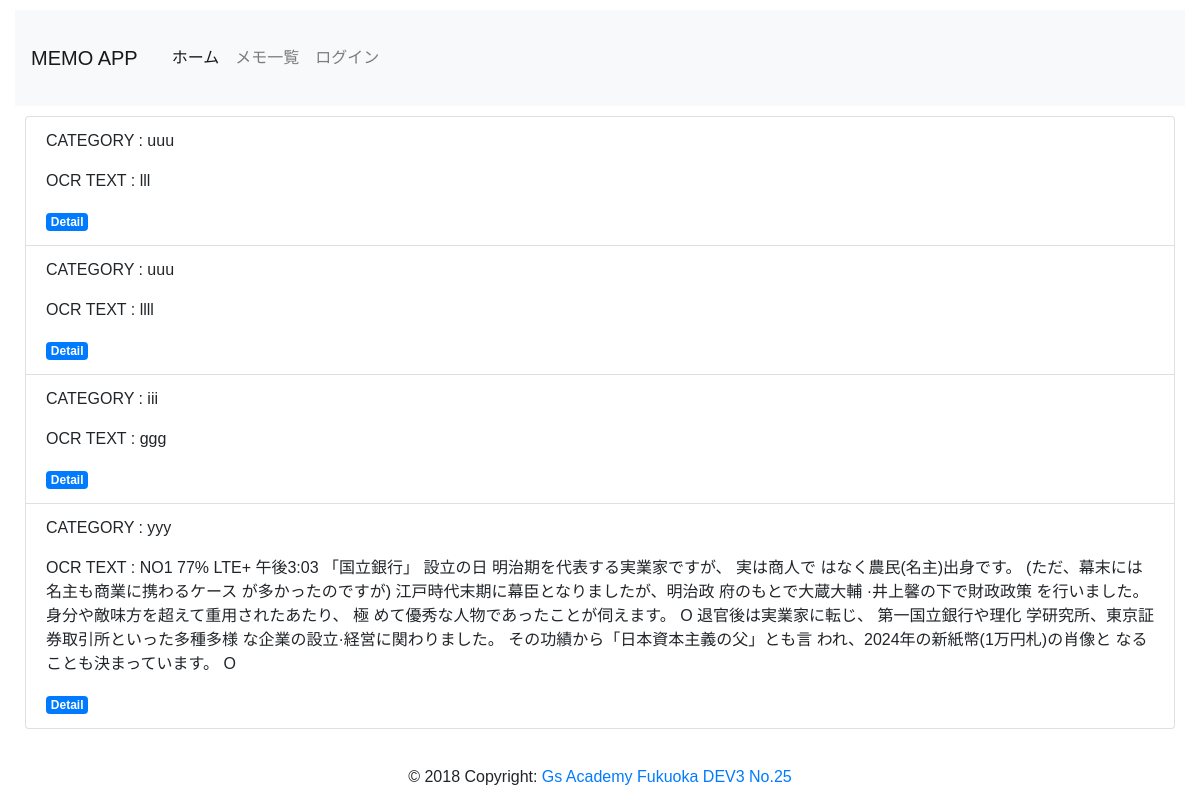
Screenshot of /select_nologin.php with the database file from the repository.
### tables this page shows
CREATE TABLE `php02_table` (
  `id` int(12) NOT NULL,
  `category` varchar(64) NOT NULL,
  `hashtag` text NOT NULL,
  `rating` text NOT NULL,
  `ocrtext` text,
  `indate` datetime NOT NULL
);

### select_nologin.php (the view, shortened to what this page needs)
<?php
$pdo = db_conn();
$sql = 'SELECT*FROM php02_table';
$stmt = $pdo->prepare($sql);
$status = $stmt->execute();
$view = '';
if ($status == false) {
    $error = $stmt->errorInfo();
    exit('sqlError:' . $error[2]);
} else {
    while ($result = $stmt->fetch(PDO::FETCH_ASSOC)) {
        $view .= '<li class="list-group-item">';
        $view .= '<p>' . "CATEGORY :" . "  " . $result['category'] . '</p>';
        $view .= '<p>' . "OCR TEXT :" . "  " . $result['ocrtext'] . '</p>';
        $view .= '<a href="detail_nologin.php?id=' . $result[id] . '" class="badge badge-primary">Detail</a>';
        $view .= '</li>';
    }
};
?>
<!DOCTYPE html>
<html lang="ja">
<head>
    <link rel="stylesheet" href="https://stackpath.bootstrapcdn.com/bootstrap/4.3.1/css/bootstrap.min.css">
    <link rel="stylesheet" href="style.css">
</head>
<body>
    <div class="container-fluid">
        <nav class="navbar navbar-expand-lg navbar-light bg-light">
            <a class="navbar-brand" href="#">MEMO APP</a>
            <div class="collapse navbar-collapse" id="navbarNavAltMarkup">
                <div class="navbar-nav">
                    <a class="nav-item nav-link active" href="index.php">ホーム<span class="sr-only">(current)</span></a>
                    <a class="nav-item nav-link" href="select_nologin.php">メモ一覧</a>
                    <a class="nav-item nav-link" href="login.php">ログイン</a>
                </div>
            </div>
        </nav>
        <div>
            <ul class="list-group">
                <?= $view ?>
            </ul>
        </div>
    </div>
</body>
<footer class="page-footer font-small blue ">
    <div class="footer-copyright text-center py-3">© 2018 Copyright:
        <a href=""> Gs Academy Fukuoka DEV3 No.25</a>
    </div>
</footer>
</body>
</html>

### select_nologin.php (style rules this page uses)
div { padding: 10px; font-size: 16px; font-family: 'Noto Sans JP', sans-serif; }

### rows the page displays
php02_table: category "uuu", ocrtext "lll"
php02_table: category "uuu", ocrtext "llll"
php02_table: category "iii", ocrtext "ggg"
php02_table: category "yyy", ocrtext "NO1 77% LTE+ 午後3:03 「国立銀行」 設立の日 明治期を代表する実業家ですが、 実は商人で はなく農民(名主)出身です。 (ただ、幕末には名主も商業に携わるケース が多かったのですが) 江戸時代末期に幕臣となりましたが、明治政 府のもとで大蔵大輔 ·井上馨の下で財政政策 を行いました。 身分や敵味方を超えて重用されたあたり、 極 めて優秀な人物であったことが伺えます。 O 退官後は実業家に転じ、 第一国立銀行や理化 学研究所、東京証券取引所といった多種多様 な企業の設立·経営に関わりました。 その功績から「日本資本主義の父」とも言 われ、2024年の新紙幣(1万円札)の肖像と なることも決まっています。 O"
